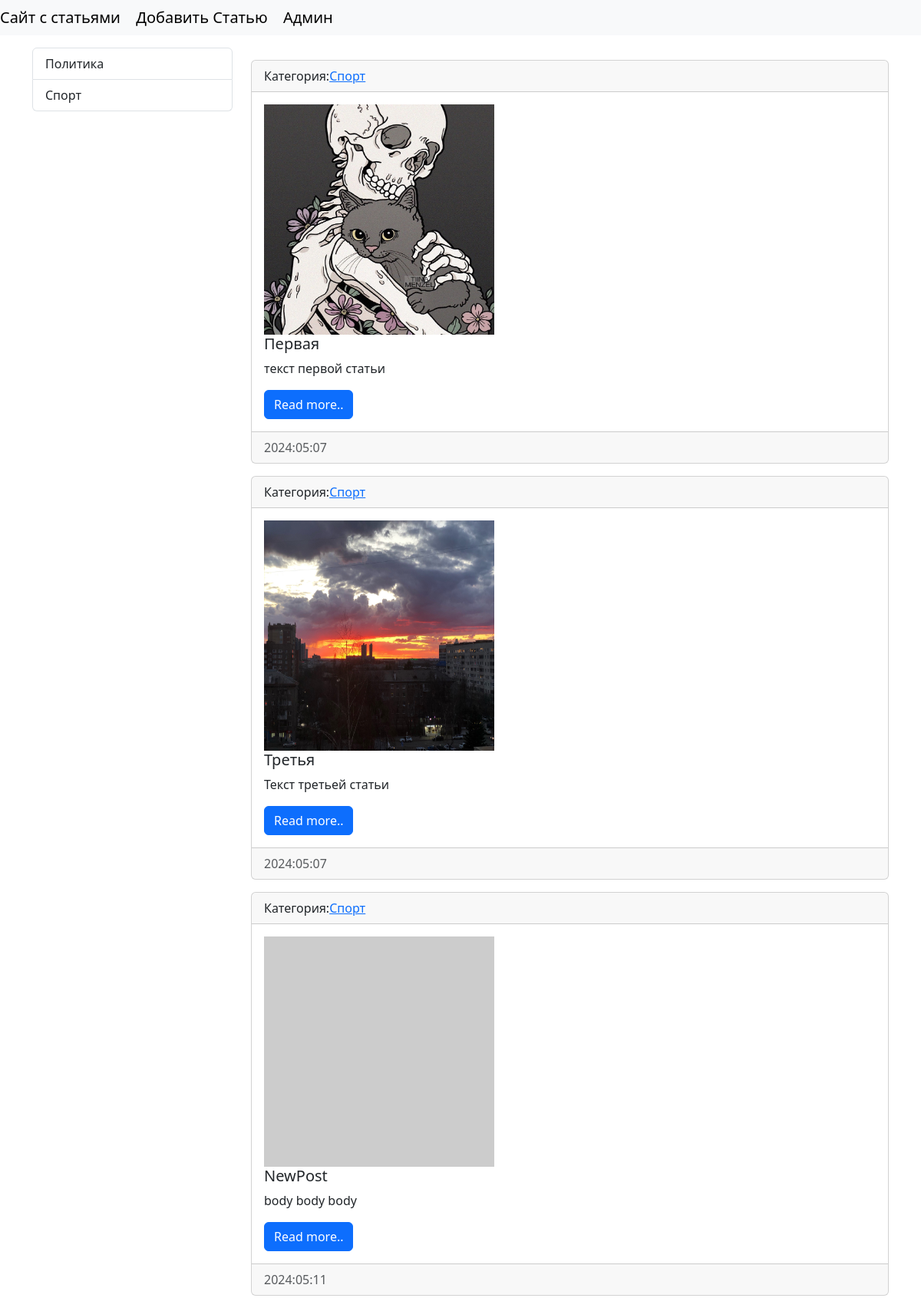
Page /category/2 on the committed database.
### core/models.py (models this page shows)
class Category(models.Model):
    title = models.CharField(verbose_name='Наименования категории', max_length=150)
    def __str__(self) -> str:
        return self.title
    class Meta:
        verbose_name = 'Категория'
        verbose_name_plural = 'Категории'
        ordering = ['title']

class Post(models.Model):
    class Status(models.TextChoices):
        DRAFT = 'DF', 'Draft'
        PUBLISHED = 'PB', 'Published'
    title = models.CharField(max_length=250)
    body = models.TextField()
    status = models.CharField(max_length=2,
                              choices=Status.choices,
                              default=Status.DRAFT)
    likes = models.PositiveIntegerField(verbose_name='Лайки',
                                        blank=True,
                                        default=0)
    date = models.DateField(verbose_name='Дата', blank=True)
    photo = models.ImageField(blank=True)
    category = models.ForeignKey(Category,
                             on_delete=models.CASCADE,
                             related_name='comments')
    class Meta:
        verbose_name = 'Статья'
        verbose_name_plural = 'Статьи'
    def __str__(self) -> str:
        return self.title

### core/views.py (the view)
# urls.py: path('category/<int:category_id>', views.get_category, name='category'),
def get_category(request, category_id):
    posts = Post.objects.filter(category=category_id)
    categories = Category.objects.all()
    category = Category.objects.get(pk=category_id)
    context={
        'posts' : posts,
        'categories' : categories,
        'category' : category,
    }
    print(context)
    return render(request, template_name='core/category.html', context=context)

### core/templates/core/category.html
{% extends 'base.html' %}
{% block sidebar%}
<div class="col-md-3">
  <ul class="list-group">
    {% for category in categories %}
      <a href="{% url 'category' category.pk %}" class="list-group-item">{{ category.title }}</a>
    {% endfor %}
  </ul>
  </div>
{% endblock %}
{% block content%}
<div class="col-md-9">
  {% for item in posts %}
      <div class="card mt-3 mb-3">
          <div class="card-header">
            Категория:<a href="{% url 'category' item.category.pk %}">{{ item.category }}</a>
          </div>
          <div class="card-body">
            <div class="media">
              {% if item.photo %}
                <img src="{{ item.photo.url }}" alt="" width="300" height="300">
                {% else %}
                <img src="https://loremflickr.com/300/300" alt="">
                {% endif %}
            </div>
          <h5 class="card-title">{{ item.title }}</h5>
          <p class="card-text">{{ item.body }}</p>
          <a href="#" class="btn btn-primary">Read more..</a>
          </div>
          <div class="card-footer text-body-secondary">
          {{ item.date|date:"Y:m:d" }}
          </div>
      </div>
  {% endfor %}
  </div>
{% endblock %}

### templates/base.html (shortened to what this page needs)
<!doctype html>
<html lang="en">
  <head>
    <link href="https://cdn.jsdelivr.net/npm/bootstrap@5.3.3/dist/css/bootstrap.min.css" rel="stylesheet">
  </head>
  <body>
{% include 'inc/_navbar.html' %}
<div class="container mt-3">
    <div class="row">
    {% block sidebar %}SIDEBAR{% endblock %}
    {% block content %}CONTENT{% endblock %}
  </div>
</div>
  </body>
</html>

### templates/inc/_navbar.html
<nav class="navbar navbar-expand-lg bg-body-tertiary">
    <div class="">
        <a class="navbar-brand" href="{% url 'home' %}">Сайт с статьями</a>
        <a class="navbar-brand" href="{% url 'home' %}">Добавить Статью</a>
        <a class="navbar-brand" href="{% url 'home' %}">Админ</a>
    </div>
</nav>

### rows in the picture
Category: title "Политика"
Category: title "Спорт"
Post: category "Спорт", photo (picture), title "Первая", body "текст первой статьи", date "2024:05:07"
Post: category "Спорт", photo (picture), title "Третья", body "Текст третьей статьи", date "2024:05:07"
Post: category "Спорт", title "NewPost", body "body body body", date "2024:05:11"
